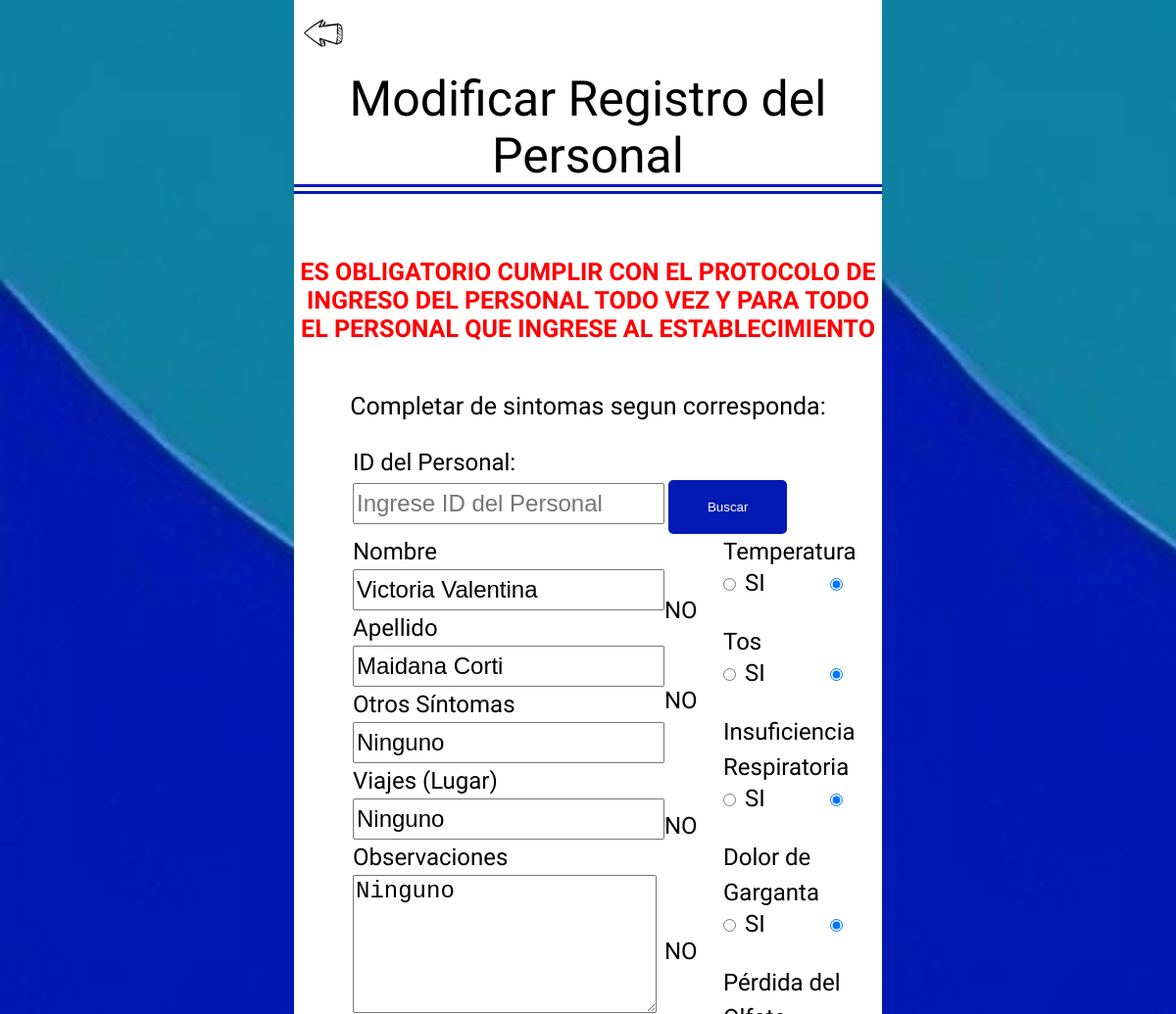
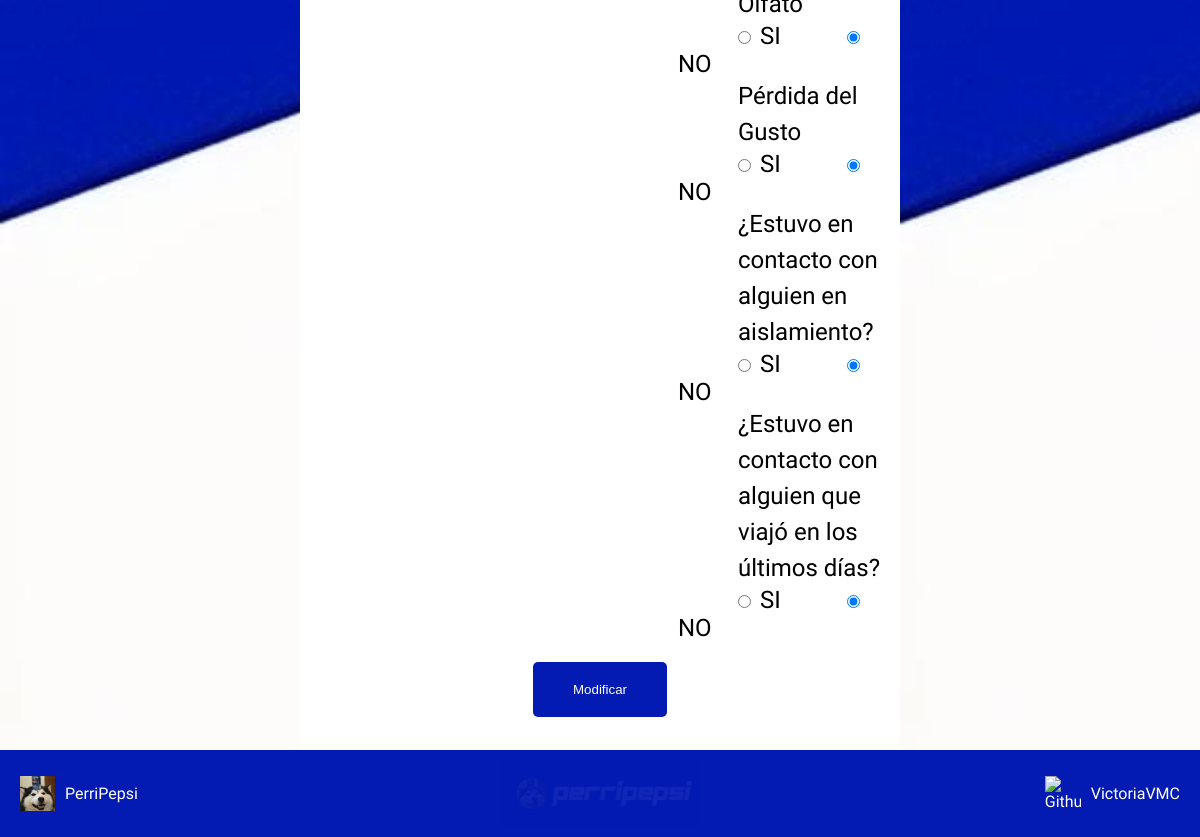
Screenshot of /modificar.php?id=1 with the database file from the repository (2 pictures, top to bottom).
### tables this page shows
CREATE TABLE `personal` (
  `pers_idpersonal` int(11) NOT NULL,
  `pers_nombre` varchar(65) DEFAULT NULL,
  `pers_apellido` varchar(65) DEFAULT NULL,
  `pers_fecha` date DEFAULT NULL,
  `pers_hora` time DEFAULT NULL,
  `pers_temperatura` tinyint(1) DEFAULT NULL,
  `pers_tos` tinyint(1) DEFAULT NULL,
  `pers_insuficienciaRespiratoria` tinyint(1) DEFAULT NULL,
  `pers_dolorDeGarganta` tinyint(1) DEFAULT NULL,
  `pers_perdidaDelOlfato` tinyint(1) DEFAULT NULL,
  `pers_perdidaDelGusto` tinyint(1) DEFAULT NULL,
  `pers_otrosSintomas` varchar(255) DEFAULT NULL,
  `pers_tuvoContactoAislamiento` tinyint(1) DEFAULT NULL,
  `pers_tuvoContactoUltDias` tinyint(1) DEFAULT NULL,
  `pers_lugarViaje` varchar(65) DEFAULT NULL,
  `pers_observaciones` varchar(255) DEFAULT NULL
);

### modificar.php (the view, shortened to what this page needs)
<?php
$bd = conectarBD();
?>
<!DOCTYPE html>
<html>
<body>
    <div class=cajaPrincipal>
        <div class=ladoIzq></div>
        <div class=mid>
            <div class=atras>
                <a href="./index.php"><img src="./estilo/img/atras.png" width="40" alt="volver"></a>
            </div>
            <h1><span>Modificar Registro del Personal</span></h1>
            <p style="color: red;
            font-weight: bold;
            text-align: center;">ES OBLIGATORIO CUMPLIR CON EL PROTOCOLO DE INGRESO DEL PERSONAL TODO VEZ Y PARA TODO EL PERSONAL QUE INGRESE AL ESTABLECIMIENTO</p>
            <p> Completar de sintomas segun corresponda: </p>
            <div class=busqueda>
                <form method="GET">
                    <label for="id">ID del Personal:</label>
                    <input type="number" id="id" name="id" placeholder="Ingrese ID del Personal" required>
                    <button type="submit">Buscar</button>
                </form>
                <?php
                if (isset($_GET['id'])) {
                    $id = $_GET['id'];
                    $consulta = "SELECT * FROM personal WHERE pers_idpersonal = '$id'";
                    $resultado = mysqli_query($bd, $consulta);
                    if ($resultado && mysqli_num_rows($resultado) > 0) {
                        $row = mysqli_fetch_assoc($resultado);
                ?>
                        <form class=principal method="post">
                            <div class="texto">
                                <label for="nombre">Nombre</label>
                                <input required name="nombre" class="form-input" type="text" id="nombre" value="<?php echo $row['pers_nombre']; ?>">
                                <label for="apellido">Apellido</label>
                                <input required name="apellido" class="form-input" type="text" id="apellido" value="<?php echo $row['pers_apellido']; ?>">
                                <label for="otrosSintomas">Otros Síntomas</label>
                                <input name="otrosSintomas" class="form-input" type="text" id="otrosSintomas" value="<?php echo $row['pers_otrosSintomas']; ?>">
                                <label for="lugarViaje">Viajes (Lugar)</label>
                                <input name="lugarViaje" class="form-input" type="text" id="lugarViaje" value="<?php echo $row['pers_lugarViaje']; ?>">
                                <label for="observaciones">Observaciones</label>
                                <textarea class="form-input" name="observaciones" id="observaciones" cols="20" rows="5"><?php echo $row['pers_observaciones']; ?></textarea>
                            </div>
                            <div class="check">
                                <label for="temperatura">Temperatura</label>
                                <div class="radio-button">
                                    <input required name="temperatura" type="radio" value="1" <?php echo ($row['pers_temperatura'] == '1') ? 'checked' : ''; ?>> SI
                                    <input required name="temperatura" type="radio" value="0" <?php echo ($row['pers_temperatura'] == '0') ? 'checked' : ''; ?>> NO
                                </div>
                                <label for="tos">Tos</label>
                                <div class="radio-button">
                                    <input required name="tos" type="radio" value="1" <?php echo ($row['pers_tos'] == '1') ? 'checked' : ''; ?>> SI
                                    <input required name="tos" type="radio" value="0" <?php echo ($row['pers_tos'] == '0') ? 'checked' : ''; ?>> NO
                                </div>
                                <label for="insufRespiratoria">Insuficiencia Respiratoria</label>
                                <div class="radio-button">
                                    <input required name="insufRespiratoria" type="radio" value="1" <?php echo ($row['pers_insuficienciaRespiratoria'] == '1') ? 'checked' : ''; ?>> SI
                                    <input required name="insufRespiratoria" type="radio" value="0" <?php echo ($row['pers_insuficienciaRespiratoria'] == '0') ? 'checked' : ''; ?>> NO
                                </div>
                                <label for="dolorDeGarganta">Dolor de Garganta</label>
                                <div class="radio-button">
                                    <input required name="dolorDeGarganta" type="radio" value="1" <?php echo ($row['pers_dolorDeGarganta'] == '1') ? 'checked' : ''; ?>> SI
                                    <input required name="dolorDeGarganta" type="radio" value="0" <?php echo ($row['pers_dolorDeGarganta'] == '0') ? 'checked' : ''; ?>> NO
                                </div>
                                <label for="perdidaDelOlfato">Pérdida del Olfato</label>
                                <div class="radio-button">
                                    <input required name="perdidaDelOlfato" type="radio" value="1" <?php echo ($row['pers_perdidaDelOlfato'] == '1') ? 'checked' : ''; ?>> SI
                                    <input required name="perdidaDelOlfato" type="radio" value="0" <?php echo ($row['pers_perdidaDelOlfato'] == '0') ? 'checked' : ''; ?>> NO
                                </div>
                                <label for="perdidaDelGusto">Pérdida del Gusto</label>
                                <div class="radio-button">
                                    <input required name="perdidaDelGusto" type="radio" value="1" <?php echo ($row['pers_perdidaDelGusto'] == '1') ? 'checked' : ''; ?>> SI
                                    <input required name="perdidaDelGusto" type="radio" value="0" <?php echo ($row['pers_perdidaDelGusto'] == '0') ? 'checked' : ''; ?>> NO
                                </div>
                                <label for="tuvoContactoAislamiento">¿Estuvo en contacto con alguien en aislamiento?</label>
                                <div class="radio-button">
                                    <input required name="tuvoContactoAislamiento" type="radio" value="1" <?php echo ($row['pers_tuvoContactoAislamiento'] == '1') ? 'checked' : ''; ?>> SI
                                    <input required name="tuvoContactoAislamiento" type="radio" value="0" <?php echo ($row['pers_tuvoContactoAislamiento'] == '0') ? 'checked' : ''; ?>> NO
                                </div>
                                <label for="tuvoContactoUltDias">¿Estuvo en contacto con alguien que viajó en los últimos días?</label>
                                <div class="radio-button">
                                    <input required name="tuvoContactoUltDias" type="radio" value="1" <?php echo ($row['pers_tuvoContactoUltDias'] == '1') ? 'checked' : ''; ?>> SI
                                    <input required name="tuvoContactoUltDias" type="radio" value="0" <?php echo ($row['pers_tuvoContactoUltDias'] == '0') ? 'checked' : ''; ?>> NO
                                </div>
                            </div>
                            <div class="boton">
                                <button type="submit">Modificar</button>
                            </div>
                        </form>
                <?php
                    } else {
                        echo "<script>alert('No se encontró ningún registro con el ID proporcionado. Revisa los ID Existentes');</script>";
                        echo '<script>window.location.href = "buscar.php";</script>';
                    }
                }
                ?>
            </div>
        </div>
        <div class=ladoDere></div>
    </div>
</body>
</html>

### estilo/clase.css (style rules this page uses)
html, body { margin: 0; padding: 0; font-family: "Architects Daughter", cursive; font-weight: 400; font-style: normal; }
.cajaPrincipal { width: 100%; height: 100vh; display: grid; grid-template-columns: 1fr 2fr 1fr; }
.ladoIzq { height: 100%; background-image: url("./img/FondoIzq.jpeg"); background-repeat: no-repeat; background-size: cover; }
.ladoDere { height: 100%; background-image: url("./img/FondoDere.jpeg"); background-repeat: no-repeat; background-size: cover; }
.mid { display: flex; align-items: center; flex-direction: column; padding-bottom: 120px; }
span { font-weight: 100; font-size: 50px; border-bottom: 10px double #041bb3; }
h1 { display: flex; justify-content: center; margin-top: 20px; margin-bottom: 40px; text-align: center; }
.atras { position: relative; display: flex; align-items: left; margin-left: 20px; margin-top: 20px; margin-bottom: 0; width: 100%; }
.principal { display: grid; grid-template-columns: 1fr 1fr; }
p { font-size: 25px; }
form label, input { line-height: 1.5; margin-left: 60px; font-size: 24px; }
form label { display: flex; }
form textarea { margin-left: 60px; font-size: 24px; }
.radio-button { font-size: 24px; }
.boton { margin-top: 20px; display: flex; justify-content: center; grid-column: 1 / 3; }
button { padding: 20px 40px; background-color: #041bb3; color: #fff; border: 1px #888; border-radius: 5px; }

### rows the page displays
personal: nombre "Victoria Valentina", apellido "Maidana Corti", otrosSintomas "Ninguno", lugarViaje "Ninguno", observaciones "Ninguno", pers_temperatura "☑", pers_tos "☑", pers_insuficienciaRespiratoria "☑", pers_dolorDeGarganta "☑", pers_perdidaDelOlfato "☑", pers_perdidaDelGusto "☑", pers_tuvoContactoAislamiento "☑", pers_tuvoContactoUltDias "☑"
